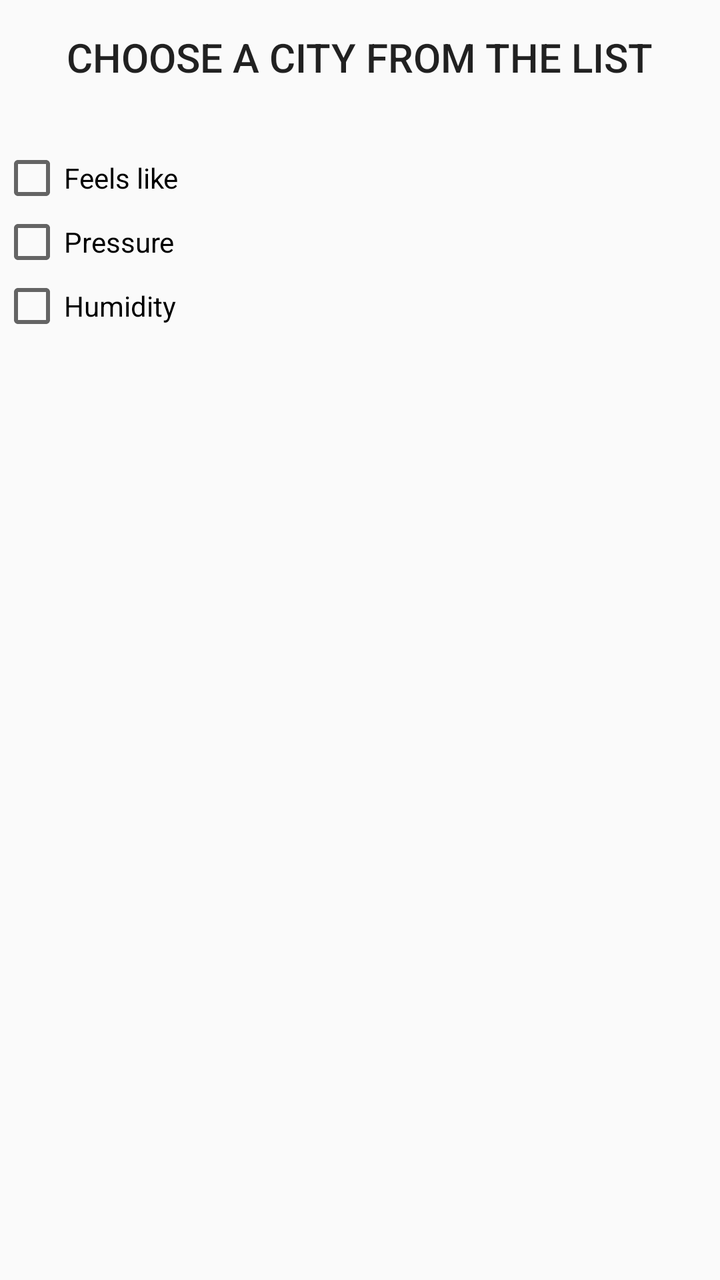
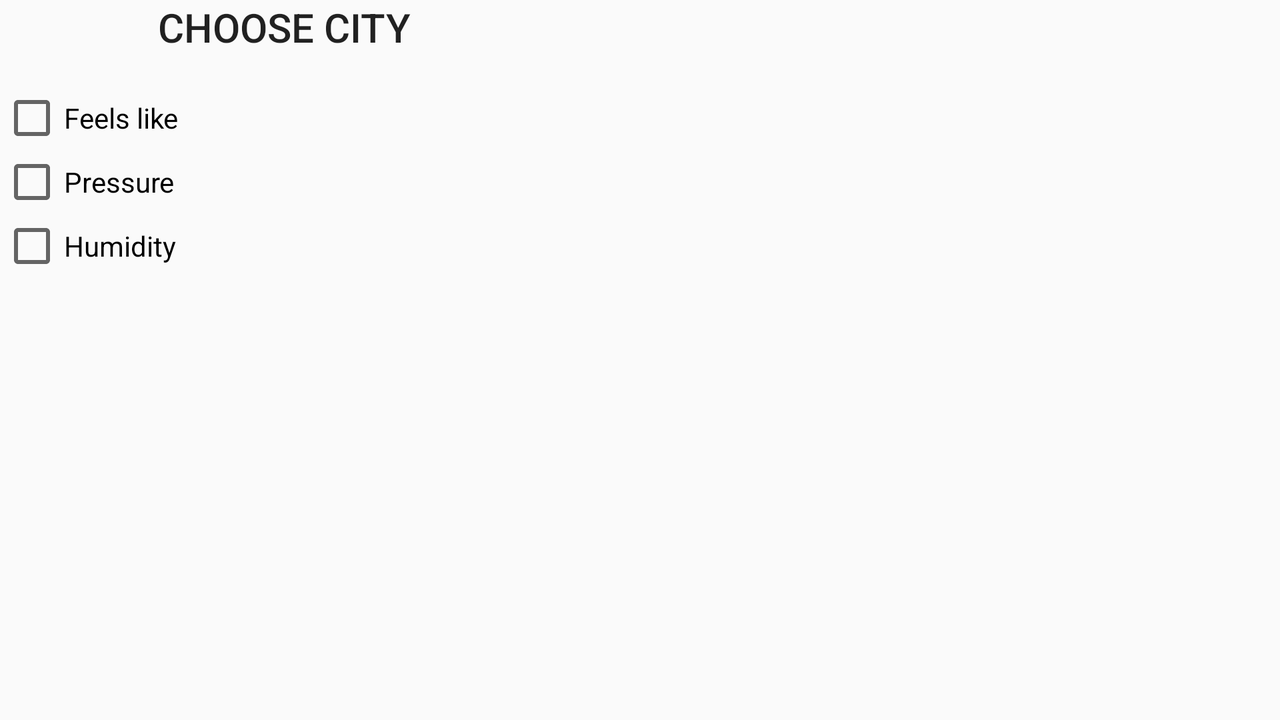

Compare how this app lays out the same screen by default and in its alternative resource folder. The renders come first, then the two layout files and the values they reference.
<!-- AndroidManifest.xml: application theme AppTheme -->
<!-- res/layout/fragment_cities_list.xml -->
<?xml version="1.0" encoding="utf-8"?>
<LinearLayout xmlns:android="http://schemas.android.com/apk/res/android"
    xmlns:tools="http://schemas.android.com/tools"
    android:layout_width="match_parent"
    android:layout_height="match_parent"
    android:gravity="center_horizontal"
    android:orientation="vertical"
    android:textSize="25sp"
    tools:context=".CitiesListFragment">

    <TextView
        android:id="@+id/textview_description"
        style="@style/TextAppearance.AppCompat.Title"
        android:layout_width="wrap_content"
        android:layout_height="wrap_content"
        android:layout_marginTop="@dimen/standard_margin"
        android:text="@string/choose_city" />

    <androidx.recyclerview.widget.RecyclerView
        android:id="@+id/recycler_view"
        android:layout_width="match_parent"
        android:layout_height="wrap_content"
        android:layout_margin="8dp"
        android:layout_marginBottom="8dp" />

    <CheckBox
        android:id="@+id/checkbox_feels"
        android:layout_width="match_parent"
        android:layout_height="wrap_content"
        android:layout_marginTop="@dimen/standard_margin"
        android:text="@string/checkbox_feels" />

    <CheckBox
        android:id="@+id/checkbox_pressure"
        android:layout_width="match_parent"
        android:layout_height="wrap_content"
        android:text="@string/checkbox_pressure" />

    <CheckBox
        android:id="@+id/checkbox_humidity"
        android:layout_width="match_parent"
        android:layout_height="wrap_content"
        android:text="@string/checkbox_humidity" />

</LinearLayout>
<!-- resources referenced by this layout -->
<resources>
  <dimen name="standard_margin">15dp</dimen>
  <string name="checkbox_feels">Feels like</string>
  <string name="checkbox_humidity">Humidity</string>
  <string name="checkbox_pressure">Pressure</string>
  <string name="choose_city">CHOOSE A CITY FROM THE LIST</string>
  <style name="AppTheme" parent="Theme.AppCompat.Light.DarkActionBar">
          <item name="colorPrimary">@color/colorPrimary</item>
          <item name="colorPrimaryDark">@color/colorPrimaryDark</item>
          <item name="colorAccent">@color/colorAccent</item>
      </style>
  <color name="colorPrimary">#008577</color>
  <color name="colorPrimaryDark">#00574B</color>
  <color name="colorAccent">#D81B60</color>
</resources>
<!-- res/layout-land/fragment_cities_list.xml (the repository's variant of the layout above) -->
<!-- drawn on the phone turned sideways -->
<?xml version="1.0" encoding="utf-8"?>
<LinearLayout xmlns:android="http://schemas.android.com/apk/res/android"
    xmlns:tools="http://schemas.android.com/tools"
    android:layout_width="match_parent"
    android:layout_height="match_parent"
    android:gravity="center_horizontal"
    android:orientation="horizontal"
    android:textSize="15sp"
    android:weightSum="9">

    <LinearLayout
        android:layout_width="0dp"
        android:layout_height="match_parent"
        android:layout_weight="4"
        android:gravity="center_horizontal"
        android:orientation="vertical"
        android:textSize="15sp"
        tools:context=".CitiesListFragment">

        <TextView
            android:id="@+id/textview_description"
            style="@style/TextAppearance.AppCompat.Title"
            android:layout_width="wrap_content"
            android:layout_height="wrap_content"
            android:text="@string/choose_city_for_land"
            android:textSize="20sp" />

        <androidx.recyclerview.widget.RecyclerView
            android:id="@+id/recycler_view"
            android:layout_width="match_parent"
            android:layout_height="wrap_content"
            android:layout_margin="8dp"
            android:layout_marginBottom="8dp" />

        <CheckBox
            android:id="@+id/checkbox_feels"
            android:layout_width="match_parent"
            android:layout_height="wrap_content"
            android:text="@string/checkbox_feels" />

        <CheckBox
            android:id="@+id/checkbox_pressure"
            android:layout_width="match_parent"
            android:layout_height="wrap_content"
            android:text="@string/checkbox_pressure" />

        <CheckBox
            android:id="@+id/checkbox_humidity"
            android:layout_width="match_parent"
            android:layout_height="wrap_content"
            android:text="@string/checkbox_humidity" />

    </LinearLayout>

    <FrameLayout
        android:id="@+id/fragment_container_land"
        android:layout_width="0dp"
        android:layout_height="wrap_content"
        android:layout_weight="5" />

</LinearLayout>
<!-- resources referenced by the variant -->
<!-- as the phone turned sideways resolves them -->
<resources>
  <string name="checkbox_feels">Feels like</string>
  <string name="checkbox_humidity">Humidity</string>
  <string name="checkbox_pressure">Pressure</string>
  <string name="choose_city_for_land">CHOOSE CITY</string>
  <style name="AppTheme" parent="Theme.AppCompat.Light.DarkActionBar">
          <item name="colorPrimary">@color/colorPrimary</item>
          <item name="colorPrimaryDark">@color/colorPrimaryDark</item>
          <item name="colorAccent">@color/colorAccent</item>
      </style>
  <color name="colorPrimary">#008577</color>
  <color name="colorPrimaryDark">#00574B</color>
  <color name="colorAccent">#D81B60</color>
</resources>
